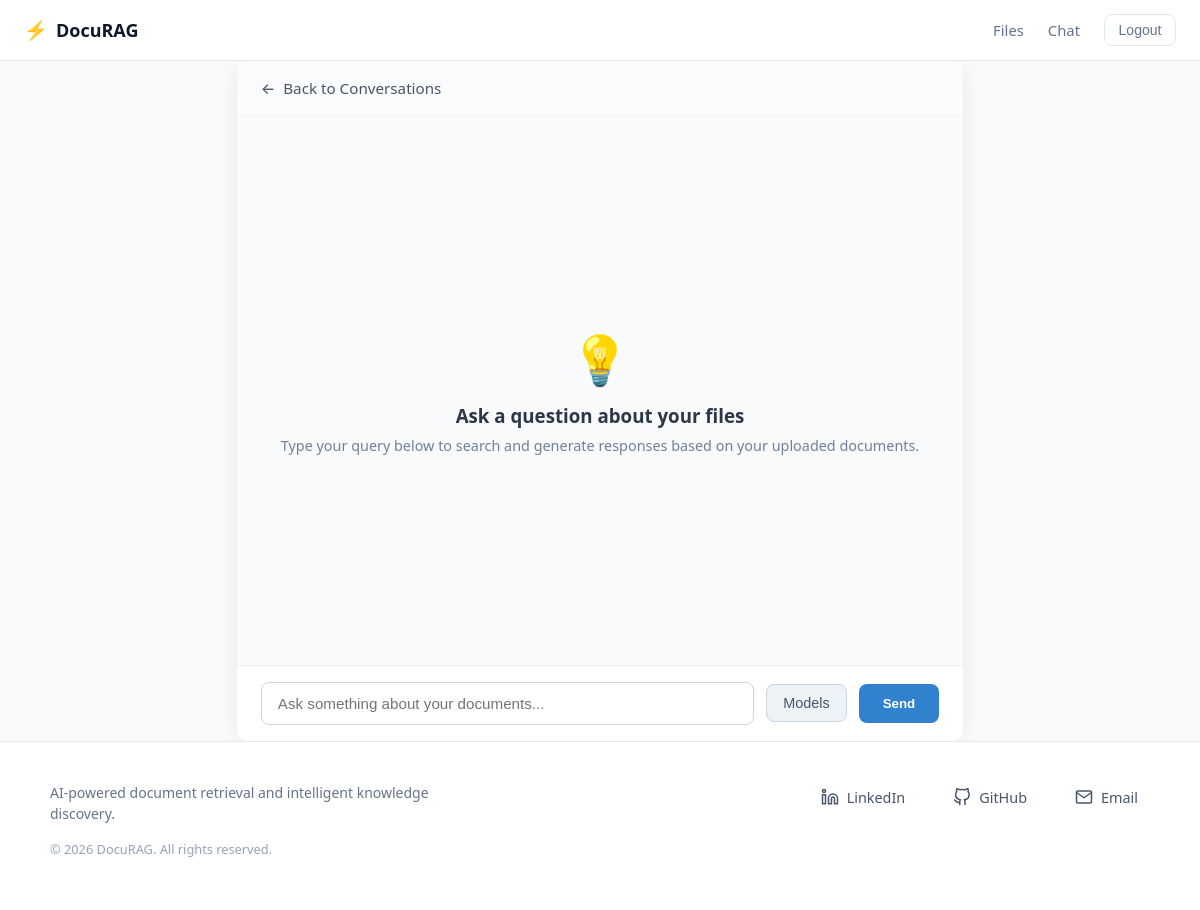
Before: /chatbot/13/conversation (signed in) with the older database file.
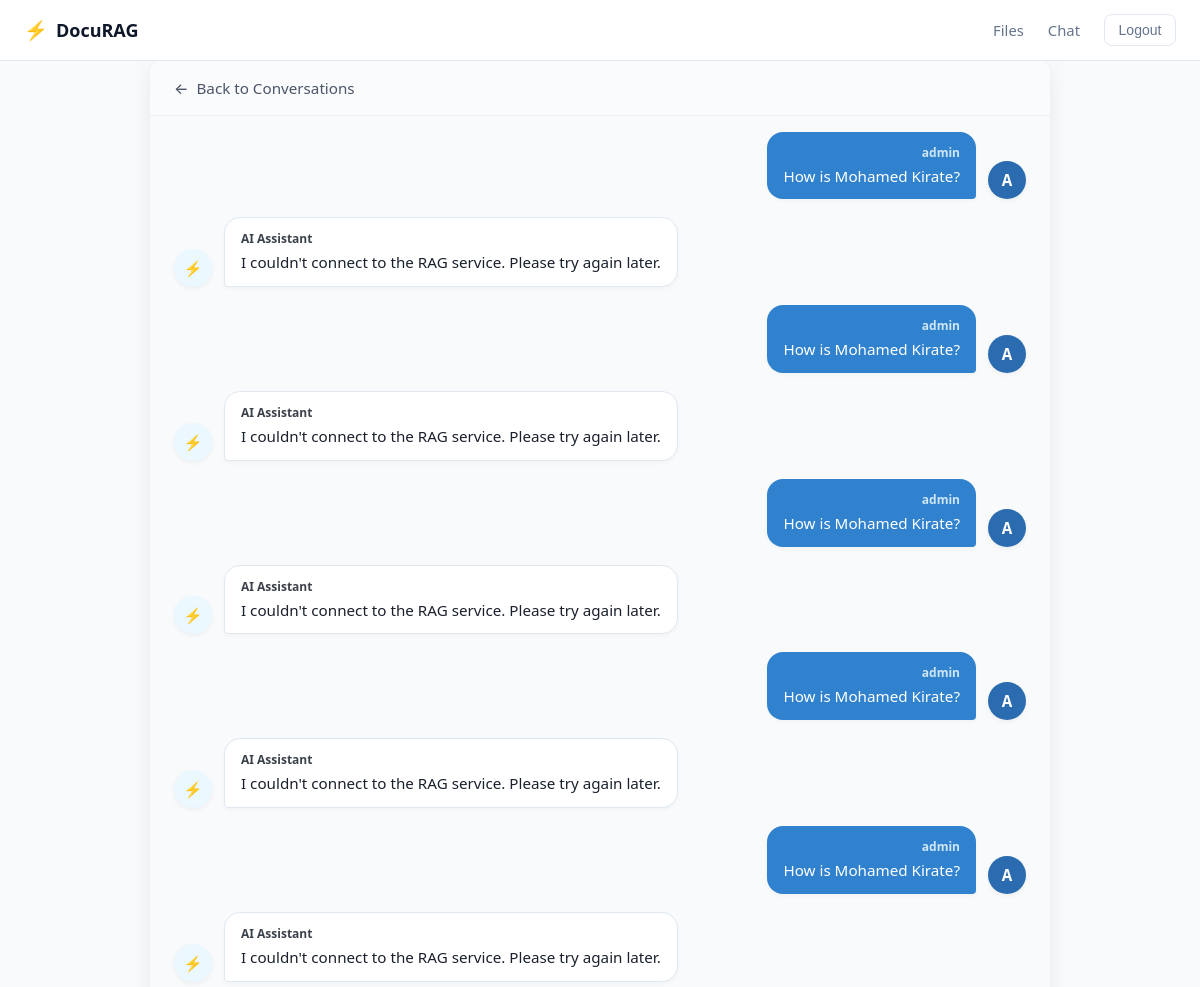
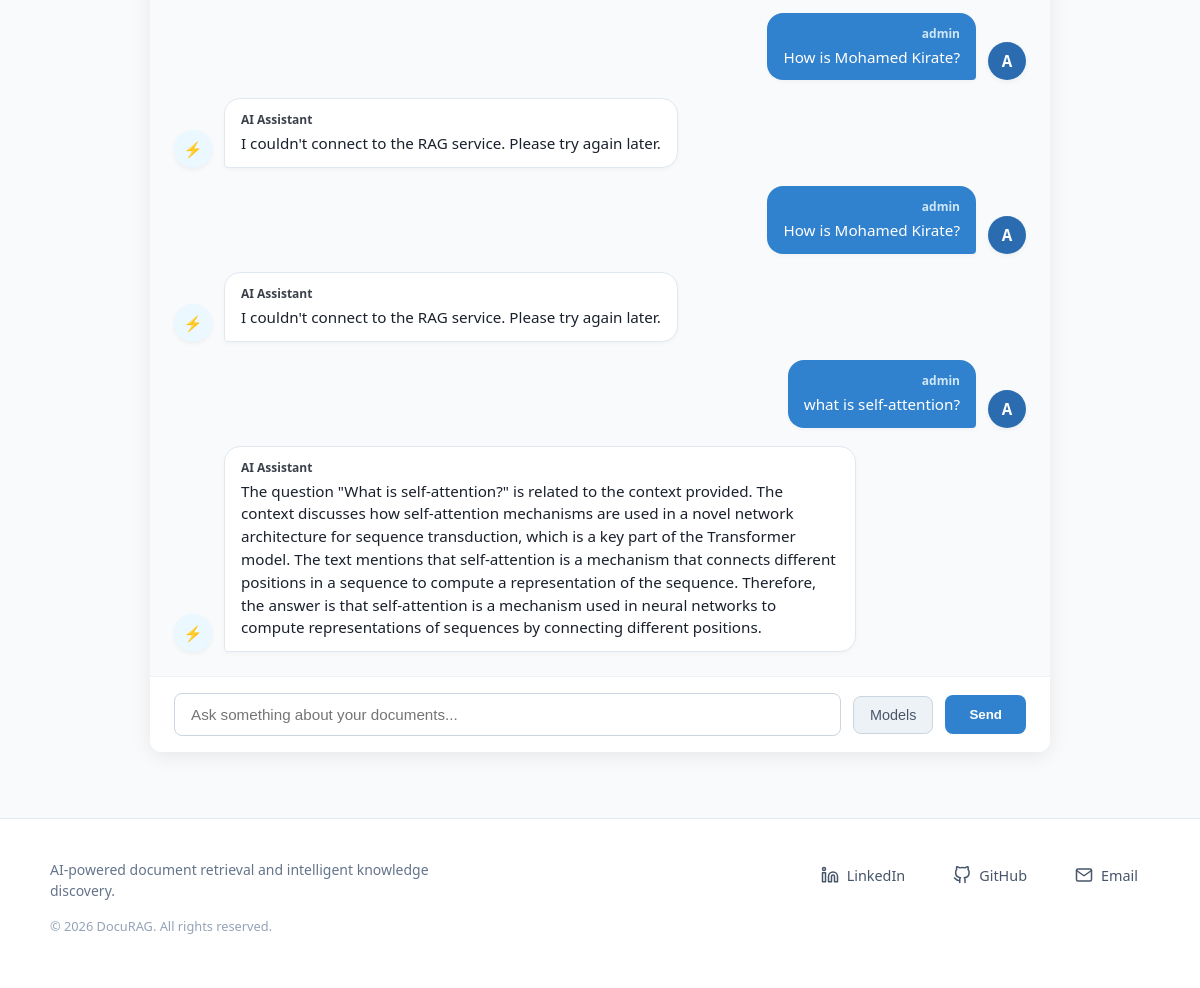
After: the same page with the newer database file (2 pictures, top to bottom).
### chatbot/models.py (models this page shows)
class Message(models.Model):
    owner = models.ForeignKey(User, on_delete=models.CASCADE)
    body = models.TextField()
    created_at = models.DateTimeField(auto_now_add=True)
    class Meta:
            ordering = ["created_at"]

### user_auth/models.py (models this page shows)
class User(AbstractUser):
    email = models.EmailField(unique=True)
    username = models.CharField(max_length=255, unique=True)
    role = models.ForeignKey(UserRole, on_delete=models.SET_NULL,
                             null=True,
                             related_name="users")

### chatbot/views.py (the view, shortened to what this page needs)
# urls.py: path('chatbot', views.converstaions_view, name="conversations"),
@login_required(login_url='login')
def chatbot(request, pk):
    if LoadingBase.objects.filter(user=request.user).exists():
        data = LoadingBase.objects.get(user=request.user)
        conversation = Conversation.objects.get(room__user=request.user, pk=pk)
        upload_dir = Path(settings.UPLOAD_DIR)
        files_path = []
        for file in data.files.all():
            file_path = upload_dir / file.file_path
            files_path.append(str(file_path))
        if not files_path:
            return redirect('add-file')
        context = {'conversations': conversation.conversations.all()}
        return render(request, "chatbot.html", context)
    return redirect('add-file')

### chatbot/templates/chatbot.html (shortened to what this page needs)
{% extends 'main.html' %}
{% load static %}
{% block extra_css %}
    <link rel="stylesheet" href="{% static 'chatbot/chat.css' %}">
{% endblock %}
{% block content %}
<div class="chat-container">
    <div class="chat-header">
        <a href="{% url 'conversations' %}" class="btn-back">
            <span class="back-arrow">&larr;</span> Back to Conversations
        </a>
    </div>
    <div class="chat-messages">
        {% for message in conversations %}
            {% if message.owner.role.name == 'assistant' %}
                <div class="msg-row msg-ai">
                    <div class="msg-avatar">⚡</div>
                    <div class="msg-bubble">
                        <div class="msg-sender">AI Assistant</div>
                        <div class="msg-text">{{ message.body }}</div>
                    </div>
                </div>
            {% else %}
                <div class="msg-row msg-user">
                    <div class="msg-bubble">
                        <div class="msg-sender">{{ message.owner.username }}</div>
                        <div class="msg-text">{{ message.body }}</div>
                    </div>
                    <div class="msg-avatar">{{ message.owner.username|first|upper }}</div>
                </div>
            {% endif %}
        {% empty %}
            <div class="chat-empty-state">
                <div class="empty-icon">💡</div>
                <h3>Ask a question about your files</h3>
                <p>Type your query below to search and generate responses based on your uploaded documents.</p>
            </div>
        {% endfor %}
    </div>
    <div class="chat-input-wrapper">
        <form method="post" class="chat-form">
            <input
                type="text"
                name="query"
                placeholder="Ask something about your documents..."
                autocomplete="off"
                class="chat-input"
            >
            <div class="model-selector-container">
                <button type="button" id="models_button" class="model-trigger-btn">Models</button>
            </div>
            <button type="submit" class="btn-chat-send">Send</button>
        </form>
    </div>
</div>
{% endblock %}

### templates/main.html (shortened to what this page needs)
<!DOCTYPE html>
<html lang="en">
<head>
    {% load static %}
    <link rel="stylesheet" href="{% static 'core/base.css' %}">
    {% block extra_css %}{% endblock %}
</head>
<body>
    {% include 'navbar.html' %}
    <main class="main-wrapper">
        {% block content %}
        {% endblock %}
    </main>
    {% include 'footer.html' %}
</body>
</html>

### templates/navbar.html (shortened to what this page needs)
<nav class="navbar">
    <div class="nav-container">
        <a href="{% url 'home-view' %}" class="nav-brand">
            <span class="brand-icon">⚡</span>
            <span class="brand-name">DocuRAG</span>
        </a>
        <div class="nav-links">
            {% if request.user.is_authenticated %}
                <a href="{% url 'uploaded-files' %}" class="nav-link">Files</a>
                <a href="{% url 'conversations' %}" class="nav-link">Chat</a>
                <form action="{% url 'logout' %}" method="post" class="nav-logout-form">
                    <button type="submit" class="btn-nav-logout">Logout</button>
                </form>
            {% else %}
                <a href="{% url 'login' %}" class="nav-link">Log in</a>
                <a href="{% url 'register' %}" class="btn-nav-register">Sign up</a>
            {% endif %}
        </div>
    </div>
</nav>

### templates/footer.html (shortened to what this page needs)
<footer class="footer">
    <div class="footer-container">
        <div class="footer-brand">
            <p class="footer-tagline">
                AI-powered document retrieval and intelligent knowledge discovery.
            </p>
            <p class="footer-copyright">
                &copy; {% now "Y" %} DocuRAG. All rights reserved.
            </p>
        </div>
        <div class="footer-links">
            <a href="https://www.linkedin.com/in/mohamed-kirate" target="_blank" rel="noopener noreferrer" class="footer-link">
                <span>LinkedIn</span>
            </a>
            <a href="https://github.com/MohamedKirate-hub" target="_blank" rel="noopener noreferrer" class="footer-link">
                <span>GitHub</span>
            </a>
            <a href="mailto:med.kirate@gmail.com" class="footer-link">
                <span>Email</span>
            </a>
        </div>
    </div>
</footer>

### static/core/base.css (style rules this page uses)
:root { --bg-main: #f8fafc; --bg-surface: #ffffff; --bg-input: #f1f5f9; --border-color: #e2e8f0; --accent-primary: #4f46e5; --accent-primary-hover: #4338ca; --accent-secondary: #0891b2; --accent-glow: rgba(79, 70, 229, 0.12); --text-main: #0f172a; --text-muted: #64748b; --danger-color: #dc2626; }
*, *::before, *::after { box-sizing: border-box; }
body { margin: 0; padding: 0; background-color: var(--bg-main); color: var(--text-main); font-family: system-ui, -apple-system, BlinkMacSystemFont, 'Segoe UI', Roboto, sans-serif; min-height: 100vh; display: flex; flex-direction: column; }
.main-wrapper { flex: 1; display: flex; flex-direction: column; width: 100%; }
.navbar { background-color: var(--bg-surface); border-bottom: 1px solid var(--border-color); position: sticky; top: 0; z-index: 100; }
.nav-container { max-width: 1200px; margin: 0 auto; padding: 0.85rem 1.5rem; display: flex; align-items: center; justify-content: space-between; }
.nav-brand { display: flex; align-items: center; gap: 0.5rem; text-decoration: none; color: var(--text-main); font-weight: 700; font-size: 1.125rem; }
.brand-icon { font-size: 1.2rem; }
.nav-links { display: flex; align-items: center; gap: 1.5rem; }
.nav-link { text-decoration: none; color: var(--text-muted); font-size: 0.925rem; font-weight: 500; transition: color 0.2s ease; }
.nav-logout-form { margin: 0; display: inline-flex; }
.btn-nav-logout { background: transparent; border: 1px solid var(--border-color); color: var(--text-muted); padding: 0.45rem 0.85rem; border-radius: 8px; font-size: 0.875rem; font-weight: 500; cursor: pointer; transition: background-color 0.2s ease, color 0.2s ease, border-color 0.2s ease; }
.footer { width: 100%; background-color: #ffffff; border-top: 1px solid #e2e8f0; padding: 2.5rem 1.5rem; margin-top: auto; box-sizing: border-box; }
.footer-container { max-width: 1100px; margin: 0 auto; display: flex; justify-content: space-between; align-items: flex-start; gap: 2rem; flex-wrap: wrap; }
.footer-brand { display: flex; flex-direction: column; gap: 0.5rem; max-width: 380px; }
.footer-tagline { font-size: 0.875rem; color: #64748b; line-height: 1.5; margin: 0; }
.footer-copyright { font-size: 0.8rem; color: #94a3b8; margin-top: 0.5rem; }
.footer-links { display: flex; align-items: center; gap: 1.5rem; flex-wrap: wrap; }
.footer-link { display: inline-flex; align-items: center; gap: 0.5rem; color: #475569; text-decoration: none; font-size: 0.9rem; font-weight: 500; padding: 0.4rem 0.75rem; border-radius: 6px; transition: all 0.2s ease; }
.footer-icon { flex-shrink: 0; transition: transform 0.2s ease; }

Changed rows visible on the page:
added Message: owner.username "admin", body "How is Mohamed Kirate?", owner.username|first "A"
added Message: body "I couldn't connect to the RAG service. Please try again later."
added Message: owner.username "admin", body "How is Mohamed Kirate?", owner.username|first "A"
added Message: body "I couldn't connect to the RAG service. Please try again later."
added Message: owner.username "admin", body "How is Mohamed Kirate?", owner.username|first "A"
added Message: body "I couldn't connect to the RAG service. Please try again later."
added Message: owner.username "admin", body "How is Mohamed Kirate?", owner.username|first "A"
added Message: body "I couldn't connect to the RAG service. Please try again later."
added Message: owner.username "admin", body "How is Mohamed Kirate?", owner.username|first "A"
added Message: body "I couldn't connect to the RAG service. Please try again later."
added Message: owner.username "admin", body "How is Mohamed Kirate?", owner.username|first "A"
added Message: body "I couldn't connect to the RAG service. Please try again later."
added Message: owner.username "admin", body "How is Mohamed Kirate?", owner.username|first "A"
added Message: body "I couldn't connect to the RAG service. Please try again later."
added Message: owner.username "admin", body "what is self-attention?", owner.username|first "A"
added Message: body "The question \"What is self-attention?\" is related to the context provided. The context discusses how self-attention mechanisms are used in a novel network architecture for sequence transduction, which is a key part of the Transformer model. The text mentions that self-attention is a mechanism that connects different positions in a sequence to compute a representation of the sequence. Therefore, the answer is that self-attention is a mechanism used in neural networks to compute representations of sequences by connecting different positions."
Other visible differences:
text no longer shown: "💡 Ask a question about your files Type your query below to search and generate responses based on your uploaded documents."
